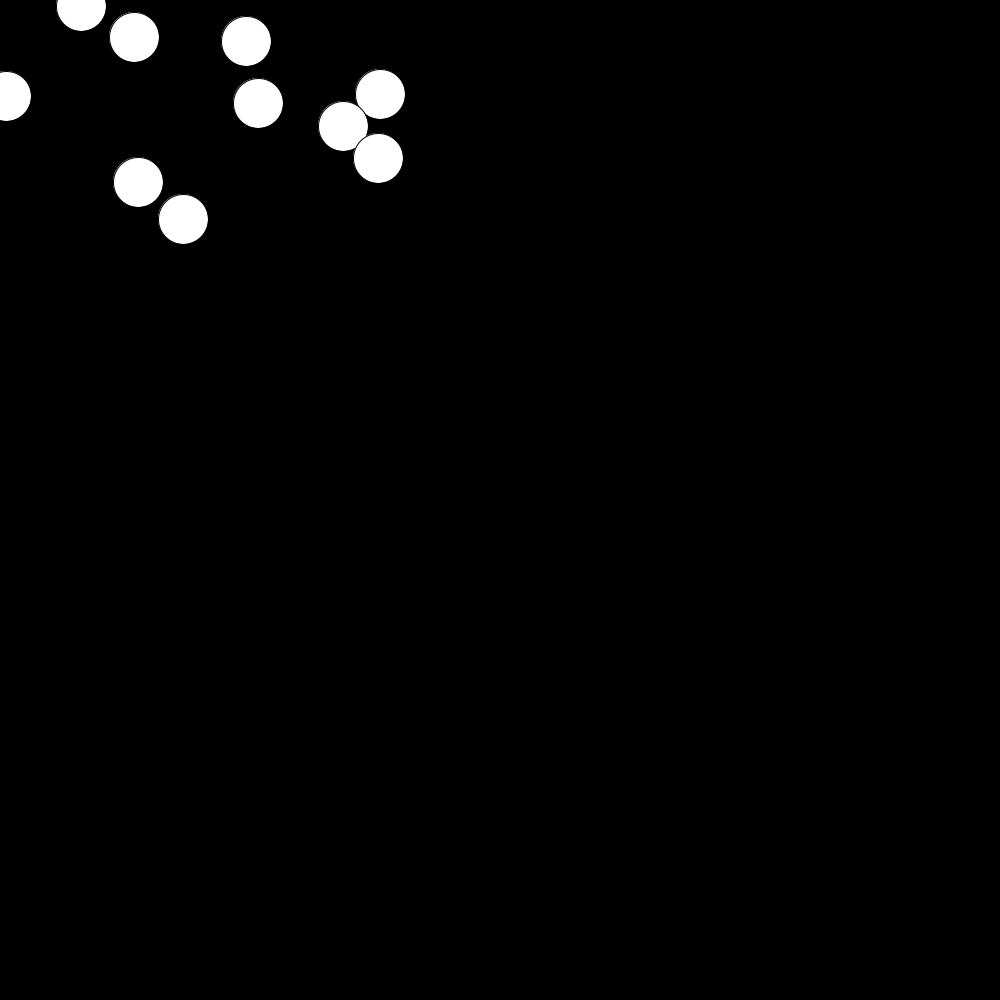
Frame 1 (no input)
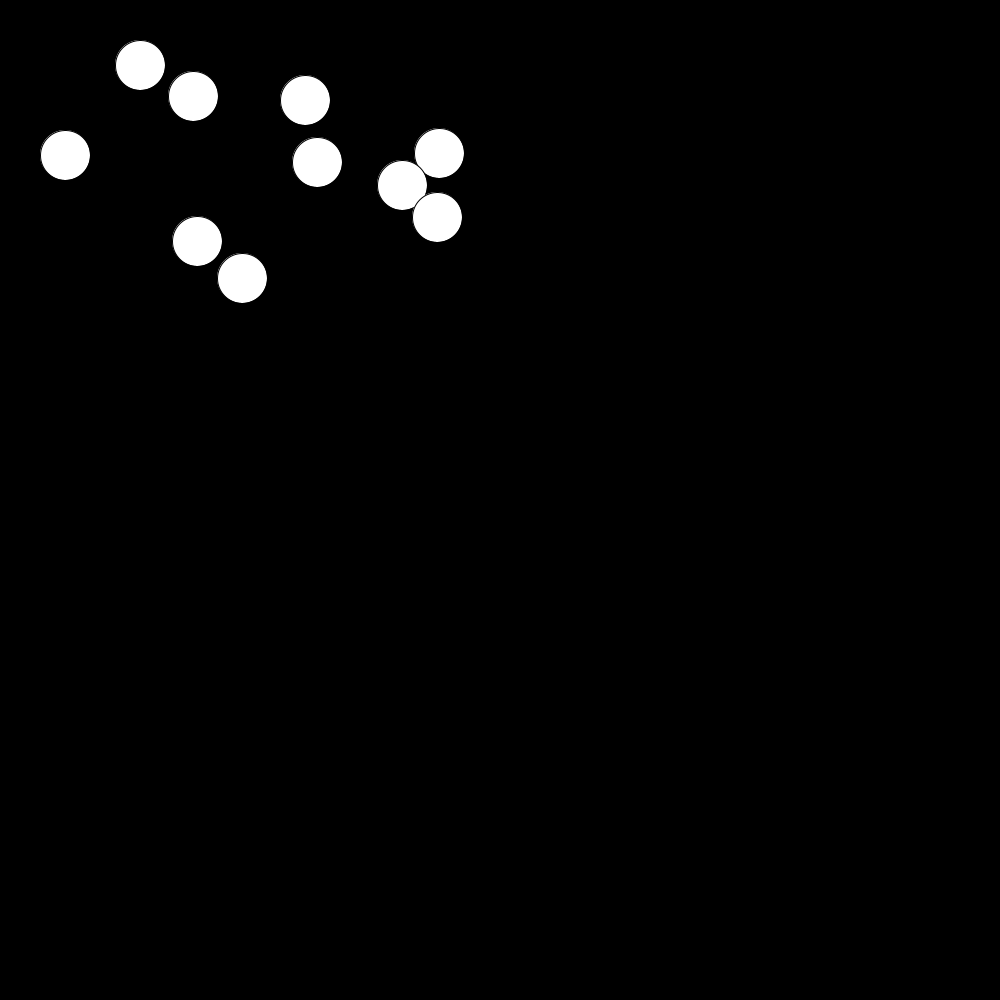
Frame 60 (the mouse pressed at the canvas centre just before this capture)
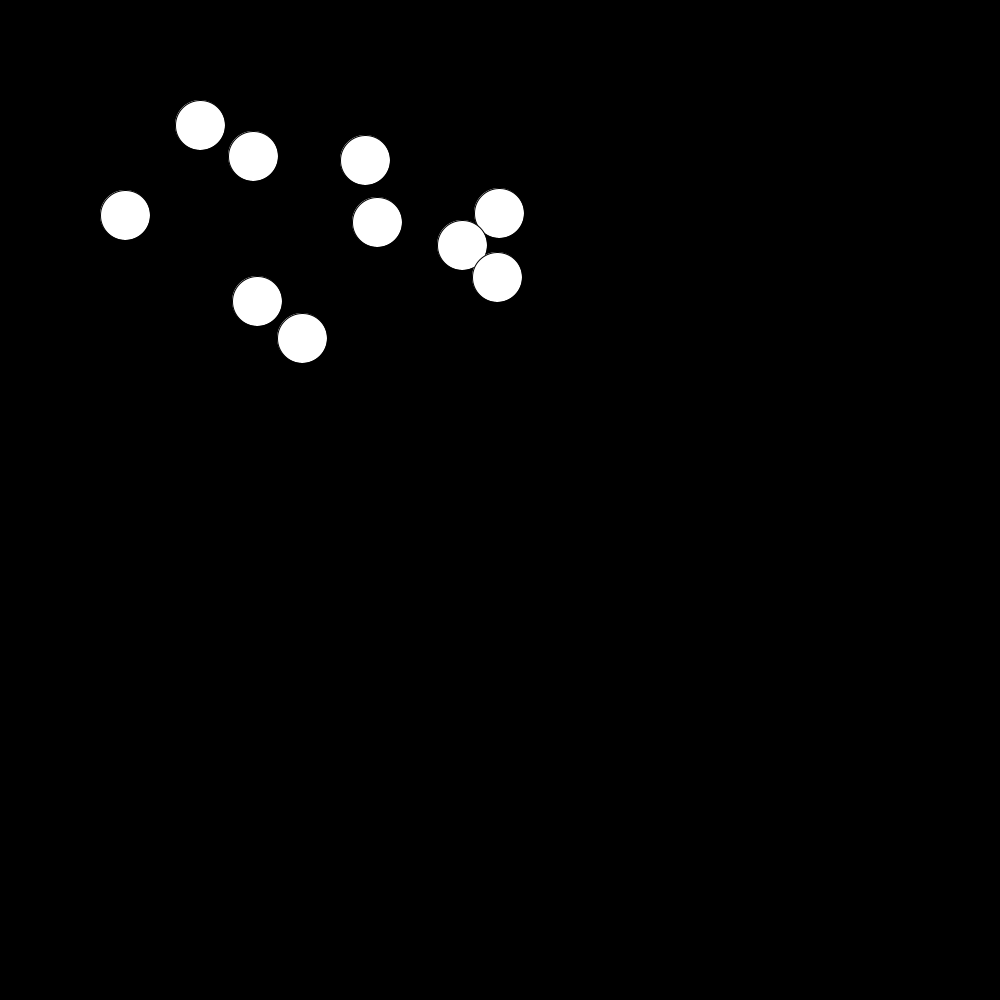
Frame 120 (the mouse held since frame 60 and released just before this capture)

The Processing sketch that drew these frames (run headless with seeded random() and noise(); from frame 60 on, the mouse is pressed at the canvas centre):

// Processing sketch: Task4
// ── Task4.pde

Circle[] circles= new Circle[10];
int randomXPosition;
int randomYPosition;

void setup() {
  size(1000, 1000);
  Circle circle1= new Circle(100, 100);
  //circle.display();

  for (int i=0; i<10; i++) {
    randomXPosition = (int) random(400);
    randomYPosition = (int) random(400);
    circles[i]= new Circle(randomXPosition, randomYPosition);
    //circles[i].display();
  }
}

void draw() {
  background(0);
  for (int i=0; i<10; i++) {
    circles[i].display();
    circles[i].move();
  }
}


class Circle {
  int xposition;
  int yposition;

  Circle (int tmpXposition, int tmpYposition) {
    xposition = tmpXposition;
    yposition = tmpYposition;
  }

  void display() {
    ellipse(xposition, yposition, 50, 50);
  }
  void move() {
    xposition++;
    yposition++;
  }
}
